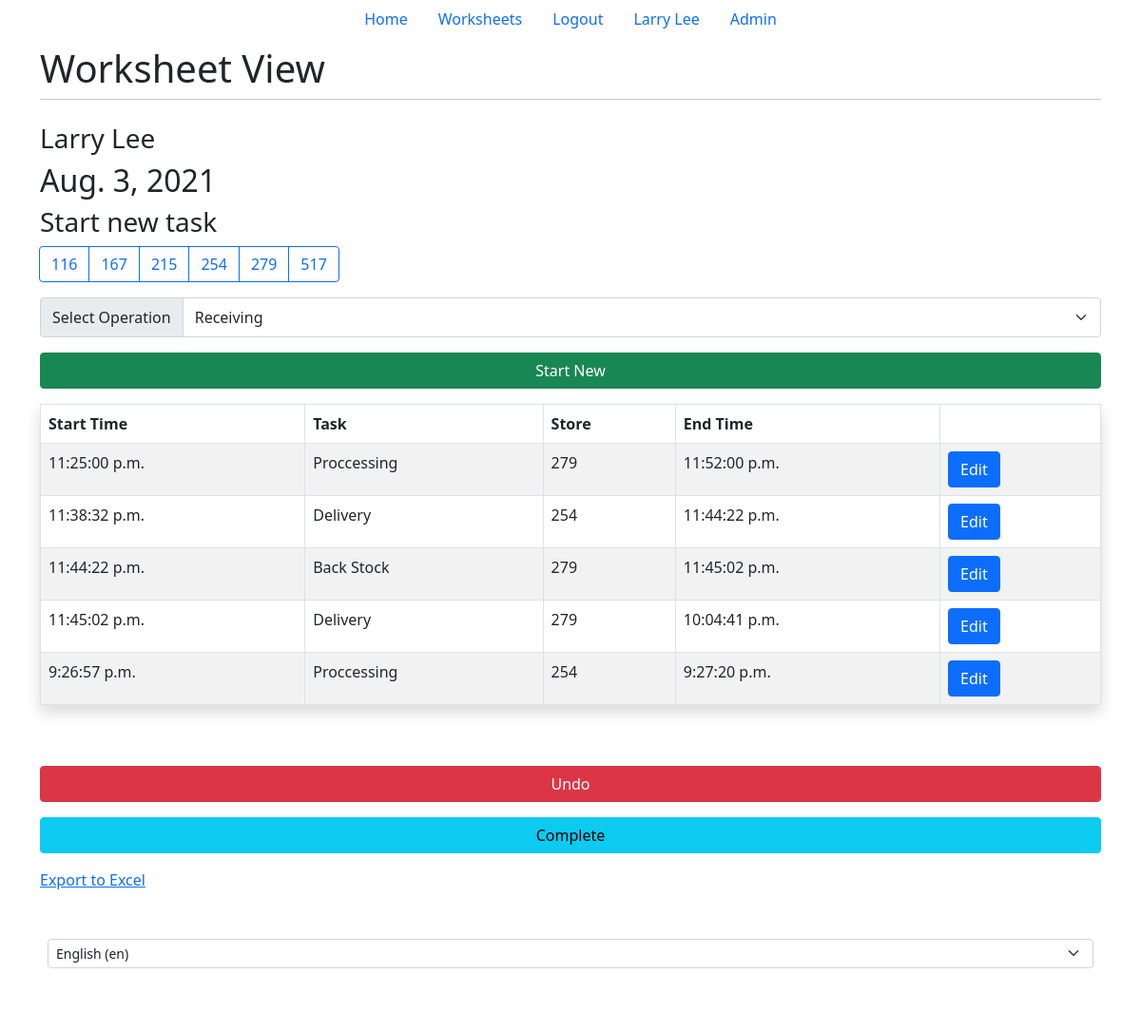
Page /tracker/22/ (signed in) on the committed database.
### main/models.py (models this page shows, shortened)
class Worksheet(models.Model):
    user = models.ForeignKey(
        User,
        on_delete=models.CASCADE,
        related_name="worksheet",
        null=True
    )
    name = models.CharField(max_length=20)
    date = models.DateField(name="date", auto_now_add=True)
    complete = models.BooleanField(db_column="Completed", default=False)
    stores = STORE_CHOICES
    class Meta:
        verbose_name = _("Worksheet")
        verbose_name_plural = _("Worksheets")
    operations = OPERATION_CHOICES

class Entry(models.Model):
    worksheet = models.ForeignKey(Worksheet, on_delete=models.CASCADE)
    start_time = models.TimeField(_("Start Time"))
    operation = models.CharField(
        _("Operation"), choices=OPERATION_CHOICES, max_length=50)
    store = models.IntegerField(_("Store"), choices=STORE_CHOICES, default=116)
    end_time = models.TimeField(_("End time"), null=True, blank=True)
    class Meta:
        verbose_name = _("entry")
        verbose_name_plural = _("entries")
    def __str__(self):
        day = self.worksheet.date.strftime('%A')
        start = self.start_time.strftime('%I:%M:%S %p')
        if self.end_time == None:
            end = "None"
        else:
            end = self.end_time.strftime('%I:%M:%S %p')
        return day + "-" + str(self.store) + "-" + self.operation + "-" + start + "-" + end

### tracker/views.py (the view, shortened to what this page needs)
# urls.py: path('tracker/', include('tracker.urls')),
def tracker(response, id):
    try:
        ws = Worksheet.objects.get(id=id)
    except (Worksheet.DoesNotExist, AttributeError) as e:
        print(e)
        return HttpResponseRedirect('/')
    if (user_can_view(response, ws)):
        response.session['ws'] = id
        return render(response, 'tracker/tracker.html', {"ws": ws})
    return render(response, "worksheets.html", {"ws": ws})

### tracker/views.py (called while the page is built)
def user_can_view(response, ws):
    if response.user.is_superuser:
        return True
    if ws in response.user.worksheet.all():
        return True
    return False

### tracker/templates/tracker/tracker.html (shortened to what this page needs)
{% extends 'base.html' %}
{% load i18n %}
{% block title2 %}{% trans "Worksheet View" %}{% endblock title2 %}
{% block content %}
{% if user.is_authenticated %}
<h3>{{ws.name}}</h3>
<h2>{{ws.date}}</h2>
<h3>{% trans "Start new task" %}</h3>
<div class="d-grid gap-3">
    <form method="post" action="#" , class="form-group">
        <div class="d-grid gap-3">
            <div class="btn-group-lg gap-3 me-1" role="toolbar" aria-label="Toolbar with button groups">
                <div class="btn-group" role="group" aria-label="Basic radio toggle button group">
                    {% for item_number, item_desc in ws.stores %}
                    <label class="btn btn-outline-primary" for="btnradio{{forloop.counter}}">{{item_number}}</label>
                    {% endfor %}
                </div>
            </div>
            <div class="input-group">
                <div class="input-group-text" id="btnGroupAddon">{% trans "Select Operation" %}</div>
                <select class="form-select form-control-lg" name="operation_list" id="mySelect" aria-describedby="btnGroupAddon" required>
                    {% for item_name, item_desc in ws.operations %}
                        <option value="{{ item_name }}">{{item_desc}}</option>
                    {% endfor %}
                </select>
            </div>
            <div class="d-grid gap-3">
                <button class="btn btn-success" type="submit" name="start_new" , value="start_new">{% trans "Start New" %}</button>
            </div>
        </div>
    </form>
    <table class="table table-striped table-hover table-bordered shadow p-3 mb-5 bg-body rounded">
        <thead>
            <tr>
                <th scope="col">{% trans "Start Time" %}</th>
                <th scope="col">{% trans "Task" %}</th>
                <th scope="col">{% trans "Store" %}</th>
                <th scope="col">{% trans "End Time" %}</th>
                <th scope="col"></th>
            </tr>
        </thead>
        <tbody>
            {% for entry in ws.entry_set.all %}
            <tr>
                <td colspan="1">{{entry.start_time}}</td>
                <td colspan="1">{{entry.operation}}</td>
                <td colspan="1">{{entry.store}}</td>
                <td colspan="1">{{entry.end_time}}</td>
                <td colspan="1"><a href="update/{{entry.id}}">
                    <button type="button" class="btn btn-primary">{% trans "Edit" %}</button>
                </a></td>
            </tr>
            {% endfor %}
        </tbody>
    </table>
    <button type="button" class="btn btn-danger" data-bs-toggle="modal" data-bs-target="#undo_button">
        {% trans "Undo" %}
    </button>
    <form method="post" action="#" , class="form-group">
        <div class="d-grid gap-3">
            <button class="btn btn-info" type="submit" name="complete" , value="complete">{% trans "Complete" %}</button>
        </div>
    </form>
    <a href="/export">{% trans "Export to Excel" %}</a>
</div>
{% endif %}
{% endblock content %}

### main/templates/base.html (shortened to what this page needs)
{% load i18n %}
<!DOCTYPE html>
<html lang="en">
	<head>
		{% block bootstrap %}
		<link
			href="https://cdn.jsdelivr.net/npm/bootstrap@5.0.2/dist/css/bootstrap.min.css"
			rel="stylesheet"
		/>
		{% endblock bootstrap %}
	</head>
	<body>
		{% block nav %}
		<ul class="nav justify-content-center">
			<li class="nav-item">
				<a class="nav-link" href="/">{% trans "Home" %}</a>
			</li>
			{% if user.is_authenticated %}
			<li class="nav-item">
				<a class="nav-link" href="/worksheets/">{% trans "Worksheets" %}</a>
			</li>
			<li class="nav-item">
				<a class="nav-link" href="/logout/">{% trans "Logout" %}</a>
			</li>
			<li>
				<a class="nav-link">{{user.first_name}} {{user.last_name}}</a>
			</li>
			{% if user.is_superuser %}
			<li class="nav-item">
				<a class="nav-link" href="/admin/">{% trans "Admin" %}</a>
			</li>
			{% endif %} {% endif %}
		</ul>
		{% endblock nav %}
		<div class="wrapper container" id="content" , name="content" , class="main">
			<div class="row justify-content-center">
				<div class="col-12">
					<h1 class="mt-2">
						{% block title2 %}Task Tracker{% endblock title2 %}
					</h1>
					<hr class="mt-0 mb-4" />
					{% block content %}  {% endblock content %}
				</div>
			</div>
		</div>
		{% block foot %}
		<footer class="mt-auto">
			<div class="footerWrap">
				<div class="footer">
					<div class="footerContent">
						<form action="{% url 'set_language' %}" method="post">{% csrf_token %}
							<select name="language" onchange="this.form.submit()" class="form-select form-select-sm mb-3" aria-label=".form-select-lg example">
									{% get_current_language as LANGUAGE_CODE %}
									{% get_available_languages as LANGUAGES %}
									{% get_language_info_list for LANGUAGES as languages %}
									{% for language in languages %}
											<option value="{{ language.code }}"{% if language.code == LANGUAGE_CODE %} selected{% endif %}>
													{{ language.name_local }} ({{ language.code }})
											</option>
									{% endfor %}
							</select>
					</form>
					</div>
				</div>
		</div>
		</footer>
		{% endblock foot %}
	</body>
</html>

### main/templates/base.html (style rules this page uses)
footer { background: rgba(10, 0, 0, 0.055); bottom: 0px; width: 100%; text-align: center; }
.footerWrap { width:100%; }
.footer { width: 100%; margin:auto; }
.footerContent { float:left; width:100%; background: rgb(255, 255, 255); padding:50px 50px; }
html, body { max-width: 100%; overflow-x: hidden; }

### rows in the picture
Worksheet: name "Larry Lee", date "Aug. 3, 2021", operation_list "Receiving"
Entry: start_time "11:25:00 p.m.", operation "Proccessing", store "279", end_time "11:52:00 p.m."
Entry: start_time "11:38:32 p.m.", operation "Delivery", store "254", end_time "11:44:22 p.m."
Entry: start_time "11:44:22 p.m.", operation "Back Stock", store "279", end_time "11:45:02 p.m."
Entry: start_time "11:45:02 p.m.", operation "Delivery", store "279", end_time "10:04:41 p.m."
Entry: start_time "9:26:57 p.m.", operation "Proccessing", store "254", end_time "9:27:20 p.m."

### other values in the picture
{{ user.first_name }} "Larry"
{{ user.last_name }} "Lee"
{{ item_number }} "116" "167" "215" "254" "279" "517"
form field language "English (en)"
